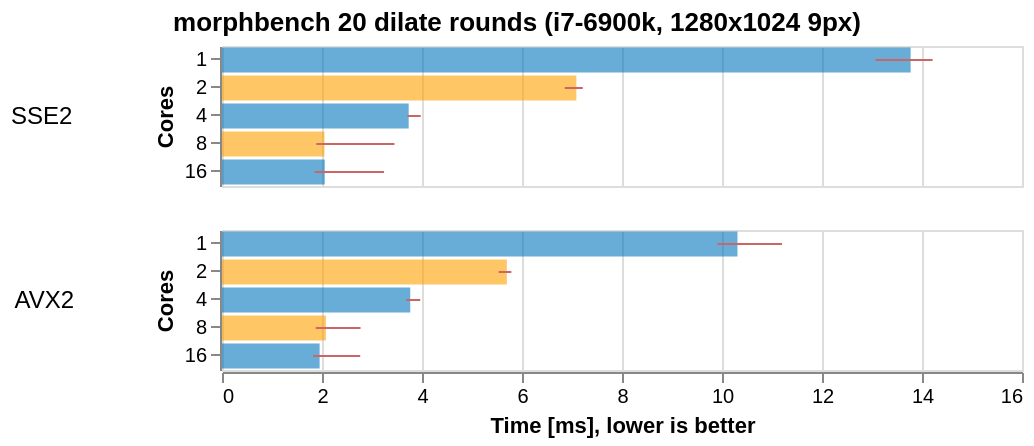

Express this chart as Vega-Lite.
### Vega-Lite specification from a JSON file in a GitHub repository (floating-point values rounded to 4 significant figures)
{"$schema": "https://vega.github.io/schema/vega-lite/v4.json", "title": {"text": "morphbench 20 dilate rounds (i7-6900k, 1280x1024 9px)", "anchor": "middle"}, "data": {"values": [{"set": "SSE2", "var": 1, "times": [13.79, 13.83, 13.8, 13.82, 14.2, 13.95, 13.99, 14.09, 13.95, 13.92, 13.92, 14.06, 13.15, 13.23, 13.34, 13.98, 14.1, 14.02, 14.01, 13.96, 13.84, 13.86, 13.85, 13.85, 13.4, 13.07, 13.26, 13.85, 14.03, 13.87, 13.84, 13.78, 13.97, 13.83, 14.05, 14.1, 13.22, 13.39, 13.67, 13.07, 13.27, 13.26, 13.92, 14.05, 14.18, 14.01, 14.04, 13.88, 13.95, 13.76, 13.26, 13.25, 14.12, 13.89, 13.88, 13.87, 14.03, 14.03, 13.99, 13.86, 13.86, 13.82, 13.35, 13.89, 13.82, 14.06, 14.04, 13.92, 13.94, 13.71, 13.67, 14.0, 13.35, 13.18, 14.07, 13.21, 13.19, 13.12, 14.21, 13.91, 13.89, 13.91, 13.87, 14.02, 13.76, 13.94, 13.89, 13.29, 13.31, 13.85, 13.91, 13.85, 14.0, 13.9, 13.85, 13.85, 13.7, 13.89, 13.18, 13.64]}, {"set": "SSE2", "var": 2, "times": [7.16, 7.152, 7.172, 7.168, 7.068, 7.149, 7.137, 7.163, 7.159, 7.124, 7.172, 7.099, 7.159, 7.138, 7.125, 7.128, 7.166, 7.171, 7.216, 7.094, 7.16, 7.121, 7.159, 7.088, 7.124, 7.117, 7.137, 7.133, 6.906, 6.927, 6.956, 6.968, 6.871, 7.068, 7.199, 7.093, 7.161, 7.126, 6.897, 7.128, 7.143, 7.16, 7.12, 7.122, 7.148, 7.152, 7.17, 7.16, 7.171, 7.159, 6.887, 7.157, 6.864, 6.937, 6.883, 6.936, 6.88, 6.876, 6.937, 6.878, 6.888, 6.868, 6.856, 6.876, 6.881, 6.869, 6.88, 6.889, 7.174, 7.134, 7.117, 7.17, 7.149, 7.149, 7.161, 7.176, 7.149, 7.152, 7.145, 7.192, 7.134, 7.126, 7.157, 7.142, 7.155, 7.144, 7.129, 7.117, 7.155, 7.13, 7.166, 7.136, 7.167, 7.109, 7.133, 7.152, 7.149, 7.191, 7.156, 7.125]}, {"set": "SSE2", "var": 4, "times": [3.808, 3.786, 3.841, 3.86, 3.793, 3.753, 3.738, 3.71, 3.718, 3.735, 3.719, 3.715, 3.747, 3.747, 3.72, 3.746, 3.722, 3.739, 3.732, 3.738, 3.742, 3.974, 3.721, 3.716, 3.723, 3.715, 3.711, 3.713, 3.721, 3.713, 3.715, 3.724, 3.718, 3.715, 3.732, 3.764, 3.718, 3.725, 3.719, 3.721, 3.717, 3.719, 3.713, 3.719, 3.72, 3.724, 3.72, 3.732, 3.72, 3.726, 3.727, 3.719, 3.72, 3.721, 3.715, 3.723, 3.732, 3.72, 3.761, 3.727, 3.713, 3.721, 3.716, 3.722, 3.715, 3.71, 3.755, 3.714, 3.721, 3.732, 3.717, 3.717, 3.724, 3.717, 3.707, 3.729, 3.716, 3.715, 3.732, 3.718, 3.718, 3.715, 3.711, 3.723, 3.72, 3.724, 3.715, 3.715, 3.735, 3.714, 3.717, 3.723, 3.763, 3.76, 3.728, 3.717, 3.72, 3.723, 3.72, 3.966]}, {"set": "SSE2", "var": 8, "times": [2.123, 1.952, 1.989, 1.926, 1.944, 3.193, 1.955, 2.003, 1.99, 1.975, 1.934, 1.951, 1.958, 1.93, 1.93, 1.934, 1.926, 1.928, 2.216, 3.211, 1.918, 1.95, 1.921, 1.969, 1.938, 1.924, 1.935, 1.929, 1.946, 1.93, 1.903, 1.932, 1.893, 1.897, 2.047, 1.893, 1.918, 1.913, 1.894, 1.895, 3.415, 1.897, 1.921, 1.898, 1.944, 2.066, 1.905, 1.898, 1.936, 1.987, 1.902, 1.896, 1.961, 1.907, 3.428, 1.92, 3.43, 1.922, 1.913, 1.901, 1.914, 3.099, 1.96, 2.001, 1.911, 3.45, 1.885, 1.906, 1.907, 2.044, 1.935, 2.071, 1.905, 2.012, 1.913, 1.915, 1.909, 3.086, 1.912, 1.914, 1.899, 1.933, 2.101, 2.008, 1.986, 1.921, 1.905, 1.899, 1.901, 1.909, 1.909, 1.903, 1.909, 2.017, 1.905, 1.91, 1.914, 1.912, 1.887, 1.935]}, {"set": "SSE2", "var": 16, "times": [1.97, 2.314, 2.193, 3.075, 1.987, 2.039, 1.858, 1.872, 1.913, 1.985, 1.874, 2.147, 2.152, 2.177, 1.98, 1.978, 2.147, 2.18, 2.481, 2.142, 2.083, 2.474, 1.97, 1.876, 1.886, 1.88, 1.897, 1.887, 1.998, 1.936, 1.904, 1.889, 1.93, 1.957, 1.878, 1.871, 1.869, 1.892, 2.116, 1.982, 1.965, 2.431, 2.442, 2.163, 2.187, 1.965, 2.95, 2.001, 2.139, 2.188, 1.917, 1.898, 1.896, 2.188, 2.155, 1.93, 1.881, 1.984, 2.445, 3.241, 1.969, 1.958, 1.952, 1.877, 2.124, 2.188, 1.949, 1.962, 1.968, 1.881, 1.942, 1.948, 1.894, 1.88, 1.907, 1.909, 1.965, 1.891, 1.969, 1.956, 1.964, 2.187, 1.96, 1.864, 1.852, 1.865, 2.133, 2.16, 1.968, 1.869, 1.88, 1.863, 2.029, 1.963, 1.865, 1.941, 2.172, 2.528, 2.466, 2.325]}, {"set": "AVX2", "var": 1, "times": [10.91, 10.87, 11.07, 10.5, 10.17, 10.26, 10.24, 10.05, 10.29, 10.18, 9.945, 10.36, 10.78, 9.969, 10.21, 10.09, 9.954, 10.06, 9.978, 10.12, 10.14, 10.08, 11.15, 10.07, 10.22, 10.15, 10.07, 10.35, 10.23, 9.984, 10.24, 10.39, 10.74, 10.21, 10.18, 10.07, 10.2, 10.2, 10.23, 10.11, 10.2, 10.55, 10.35, 10.69, 10.26, 10.11, 10.11, 10.16, 10.01, 10.26, 10.2, 10.71, 10.49, 10.3, 10.42, 10.11, 10.38, 10.07, 10.18, 10.24, 10.22, 11.2, 11.15, 11.2, 10.65, 10.26, 10.34, 9.909, 10.34, 10.27, 10.47, 10.43, 10.23, 10.23, 10.29, 10.1, 9.984, 10.06, 10.29, 10.0, 10.74, 10.34, 10.18, 10.39, 10.25, 11.16, 9.989, 10.19, 10.26, 10.04, 10.93, 10.54, 9.916, 10.28, 10.19, 10.04, 10.38, 10.04, 10.39, 10.26]}, {"set": "AVX2", "var": 2, "times": [5.759, 5.778, 5.787, 5.76, 5.749, 5.617, 5.627, 5.572, 5.58, 5.563, 5.549, 5.564, 5.57, 5.686, 5.784, 5.775, 5.718, 5.758, 5.689, 5.76, 5.742, 5.709, 5.736, 5.73, 5.766, 5.744, 5.633, 5.533, 5.548, 5.596, 5.764, 5.707, 5.725, 5.709, 5.756, 5.776, 5.743, 5.773, 5.715, 5.75, 5.745, 5.752, 5.745, 5.737, 5.613, 5.545, 5.544, 5.681, 5.71, 5.746, 5.745, 5.744, 5.742, 5.723, 5.753, 5.716, 5.737, 5.762, 5.718, 5.769, 5.701, 5.753, 5.539, 5.538, 5.542, 5.75, 5.762, 5.755, 5.71, 5.756, 5.699, 5.746, 5.763, 5.722, 5.749, 5.725, 5.743, 5.786, 5.738, 5.716, 5.538, 5.548, 5.578, 5.557, 5.764, 5.681, 5.778, 5.695, 5.761, 5.738, 5.729, 5.747, 5.729, 5.755, 5.74, 5.691, 5.746, 5.636, 5.542, 5.546]}, {"set": "AVX2", "var": 4, "times": [3.808, 3.789, 3.78, 3.772, 3.797, 3.787, 3.828, 3.764, 3.787, 3.746, 3.763, 3.772, 3.793, 3.718, 3.765, 3.742, 3.762, 3.739, 3.806, 3.748, 3.738, 3.769, 3.766, 3.748, 3.761, 3.748, 3.762, 3.748, 3.747, 3.757, 3.758, 3.755, 3.775, 3.794, 3.794, 3.79, 3.764, 3.768, 3.76, 3.75, 3.751, 3.965, 3.699, 3.744, 3.759, 3.738, 3.775, 3.756, 3.755, 3.813, 3.776, 3.793, 3.831, 3.704, 3.753, 3.775, 3.805, 3.72, 3.683, 3.723, 3.82, 3.804, 3.745, 3.794, 3.743, 3.74, 3.746, 3.788, 3.778, 3.76, 3.776, 3.745, 3.795, 3.765, 3.749, 3.744, 3.732, 3.724, 3.732, 3.691, 3.749, 3.812, 3.756, 3.779, 3.732, 3.749, 3.739, 3.753, 3.749, 3.74, 3.748, 3.749, 3.806, 3.742, 3.795, 3.815, 3.799, 3.768, 3.77, 3.774]}, {"set": "AVX2", "var": 8, "times": [2.219, 1.912, 1.949, 1.918, 1.909, 1.914, 1.922, 1.942, 1.992, 1.919, 1.935, 2.003, 1.941, 1.928, 1.922, 1.945, 1.925, 1.917, 2.772, 1.905, 1.908, 1.903, 2.724, 1.91, 1.907, 2.69, 2.72, 2.739, 2.745, 2.757, 2.763, 2.707, 2.737, 2.731, 2.709, 2.733, 2.732, 1.889, 1.904, 1.884, 1.897, 1.903, 1.898, 1.904, 1.898, 1.901, 2.09, 1.899, 1.902, 1.898, 1.892, 1.898, 2.744, 1.899, 1.897, 1.898, 1.901, 1.895, 1.897, 1.901, 1.892, 2.737, 2.71, 1.891, 1.892, 1.895, 1.896, 1.893, 2.098, 1.938, 1.89, 1.893, 1.904, 1.898, 1.877, 1.89, 1.894, 1.897, 1.894, 1.898, 1.895, 1.893, 1.889, 1.898, 1.895, 2.075, 1.898, 1.893, 1.889, 1.898, 1.875, 1.914, 1.887, 1.885, 1.889, 1.884, 1.899, 2.699, 2.698, 2.699]}, {"set": "AVX2", "var": 16, "times": [1.992, 1.974, 1.949, 1.876, 1.85, 1.877, 1.942, 1.933, 1.919, 1.887, 1.848, 1.948, 1.944, 1.98, 1.849, 1.939, 1.958, 2.764, 1.847, 1.869, 1.927, 1.835, 1.852, 1.927, 2.165, 1.84, 1.945, 1.921, 1.898, 1.844, 1.951, 1.931, 1.846, 1.835, 1.927, 1.832, 1.84, 1.833, 1.832, 1.927, 1.847, 1.845, 1.849, 1.921, 1.839, 1.931, 1.837, 1.968, 1.825, 1.912, 1.925, 1.846, 1.907, 1.947, 2.745, 2.744, 2.739, 2.754, 2.142, 1.927, 1.83, 1.904, 1.942, 1.831, 1.926, 1.85, 1.827, 1.855, 1.92, 1.829, 1.846, 1.928, 1.832, 1.907, 2.386, 1.919, 1.9, 1.843, 1.85, 1.928, 2.111, 1.831, 1.934, 1.933, 1.828, 1.84, 1.842, 1.857, 1.834, 1.852, 1.919, 2.723, 1.827, 1.837, 1.912, 1.84, 2.078, 1.963, 1.903, 1.828]}]}, "transform": [{"flatten": ["times"]}, {"aggregate": [{"op": "min", "field": "times", "as": "timem"}, {"op": "max", "field": "times", "as": "timex"}, {"op": "mean", "field": "times", "as": "timean"}], "groupby": ["set", "var"]}], "facet": {"row": {"field": "set", "type": "nominal", "header": {"title": "", "labelAngle": 0, "labelFontSize": 12}, "sort": ["SSE2, 8k", "AVX2, 8k", "SSE2, SXGA", "AVX2, SXGA"]}}, "spec": {"encoding": {"y": {"field": "var", "type": "ordinal", "axis": {"title": "Cores"}, "sort": "ascending"}}, "layer": [{"mark": {"type": "bar", "opacity": 0.6}, "height": {"step": 14}, "encoding": {"x": {"field": "timean", "type": "quantitative"}, "color": {"field": "var", "type": "ordinal", "scale": {"range": ["#0277bd", "#ffa000"]}, "legend": null, "sort": "ascending"}}}, {"width": 400, "mark": {"type": "errorbar", "color": "#c66"}, "encoding": {"x": {"field": "timem", "type": "quantitative", "axis": {"title": "Time [ms], lower is better", "grid": true}}, "x2": {"field": "timex"}, "size": {"value": 6}}}]}}
